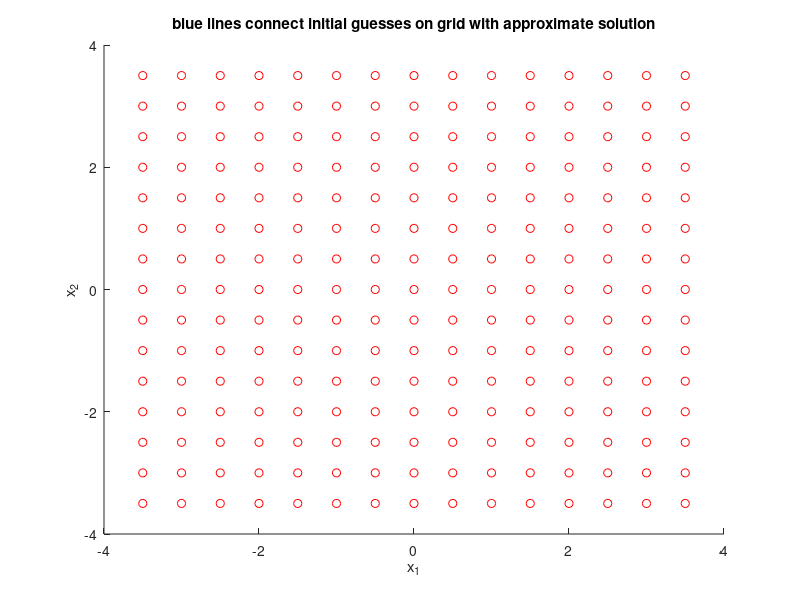

Reproduce this figure in MATLAB.
clear
clc

disp('This is wrapper_2_3.');
disp(' ');
disp('Let us test your code for Newton method on Example 3.23 from the');
disp('lecture notes:');

f=@(x)[4*x(1)^2+9*x(2)^2-36;16*x(1)^2-9*x(2)^2-36];
Df=@(x)[8*x(1),18*x(2);32*x(1),-18*x(2)];

disp('We know that this function has four roots. Instead of discussing the');
disp('rate of convergence again, let us see whether we can find them all.');
disp(' ');
disp('I run your code with many initial points on a grid. If you programmed');
disp('your code correctly, you should see that each quadrant gets mapped to');
disp('the solution it contains. (For more complicated functions, you will');
disp('of course get a more complicated geometry.)') 
disp(' ');
disp('The straight blue lines join initial and terminate iterate of Newton');
disp('scheme. Intermediate iterates are not shown.');
disp(' ');

%prepare figure

figure(1)
clf
hold on

warning('off')

for i=-3.5:0.5:3.5
    for j=-3.5:0.5:3.5
        x=[i;j];

        %Since the Newton algorithm might run into trouble during the
        %computation, we use a try-catch-end structure. It allows us
        %to try to compute something (try), and do something else in case
        %this fails (catch). 
        
        try
            z=myNewton(f,Df,x,0.001,Inf);
            plot(i,j,'bo')
            plot(z(1),z(2),'bx')
            plot([i,z(1)],[j,z(2)],'b-')
        catch
            plot(i,j,'ro')
        end
    end
end

warning('on')

title('blue lines connect initial guesses on grid with approximate solution')
xlabel('x_1')
ylabel('x_2')

disp('As you see, your initial guess matters. Depending on where you start,');
disp('you find one of the four zeros - or you get stuck and dont go anywhere.');
        